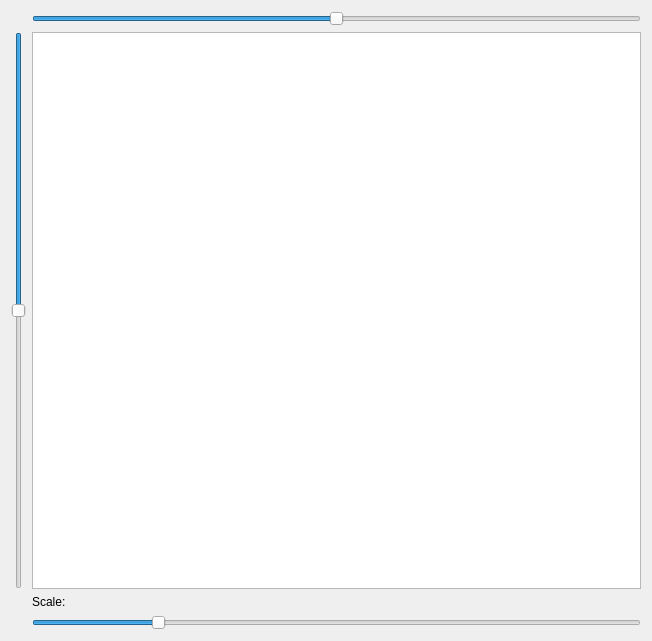
<?xml version="1.0" encoding="UTF-8"?>
<ui version="4.0">
 <class>Form</class>
 <widget class="QWidget" name="Form">
  <property name="geometry">
   <rect>
    <x>0</x>
    <y>0</y>
    <width>652</width>
    <height>641</height>
   </rect>
  </property>
  <property name="windowTitle">
   <string>Form</string>
  </property>
  <layout class="QGridLayout" name="gridLayout">
   <item row="1" column="1">
    <widget class="QGraphicsView" name="graphicsView">
     <property name="verticalScrollBarPolicy">
      <enum>Qt::ScrollBarAlwaysOff</enum>
     </property>
     <property name="horizontalScrollBarPolicy">
      <enum>Qt::ScrollBarAlwaysOff</enum>
     </property>
    </widget>
   </item>
   <item row="2" column="1">
    <widget class="QLabel" name="label">
     <property name="text">
      <string>Scale:</string>
     </property>
    </widget>
   </item>
   <item row="0" column="1">
    <widget class="QSlider" name="horizontalSlider">
     <property name="minimum">
      <number>-3000</number>
     </property>
     <property name="maximum">
      <number>3000</number>
     </property>
     <property name="value">
      <number>0</number>
     </property>
     <property name="orientation">
      <enum>Qt::Horizontal</enum>
     </property>
    </widget>
   </item>
   <item row="1" column="0">
    <widget class="QSlider" name="verticalSlider">
     <property name="minimum">
      <number>-3000</number>
     </property>
     <property name="maximum">
      <number>3000</number>
     </property>
     <property name="value">
      <number>0</number>
     </property>
     <property name="orientation">
      <enum>Qt::Vertical</enum>
     </property>
     <property name="invertedAppearance">
      <bool>true</bool>
     </property>
    </widget>
   </item>
   <item row="3" column="1">
    <widget class="QSlider" name="scaleSlider">
     <property name="minimum">
      <number>1</number>
     </property>
     <property name="maximum">
      <number>2000</number>
     </property>
     <property name="value">
      <number>400</number>
     </property>
     <property name="orientation">
      <enum>Qt::Horizontal</enum>
     </property>
    </widget>
   </item>
  </layout>
 </widget>
 <resources/>
 <connections/>
</ui>
